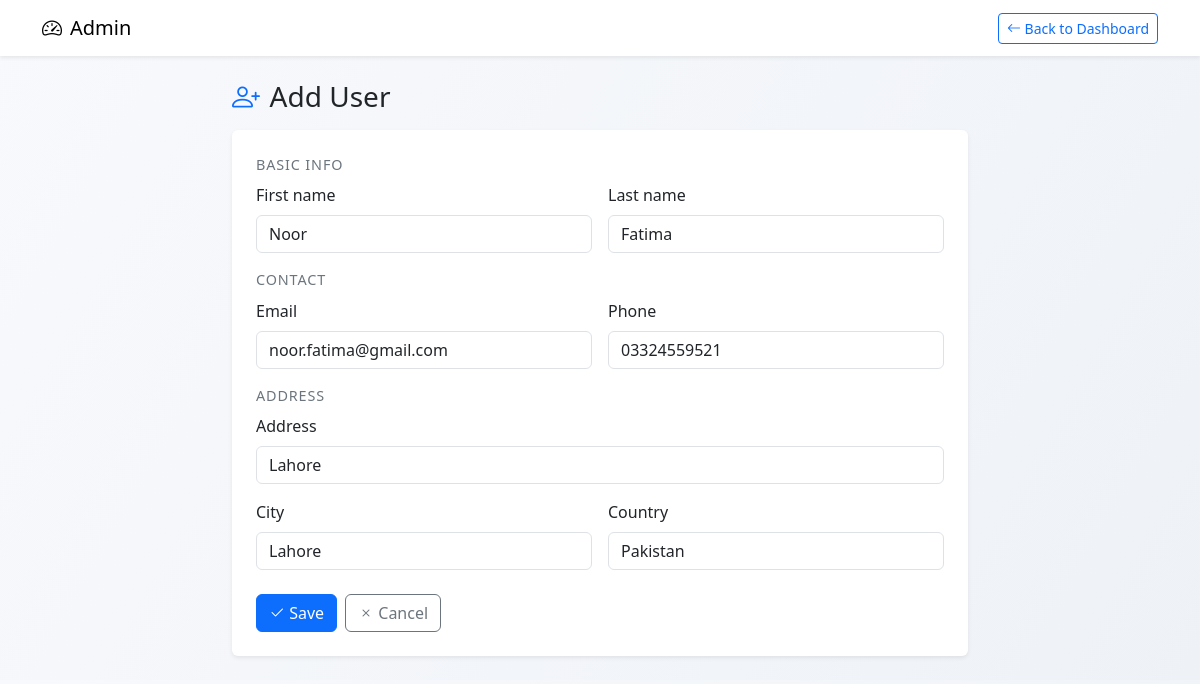
The page /dashboard/custom-users/3/edit/ (signed in) on the database its author committed.
### dashboard/models.py (models this page shows, shortened)
class UserDetail(models.Model):
	first_name = models.CharField(max_length=100)
	last_name = models.CharField(max_length=100)
	email = models.EmailField(unique=True)
	phone = models.CharField(max_length=20, blank=True)
	address = models.CharField(max_length=255, blank=True)
	city = models.CharField(max_length=100, blank=True)
	country = models.CharField(max_length=100, blank=True)
	created_at = models.DateTimeField(auto_now_add=True)
	class Meta:
		db_table = 'User Details'
		ordering = ['-created_at']

### dashboard/views.py (the view)
# urls.py: path('custom-users/<int:custom_user_id>/edit/', views.custom_user_update, name='custom_user_update'),
@user_passes_test(superuser_required)
@require_http_methods(["GET", "POST"])
def custom_user_update(request, custom_user_id: int):
    custom_user = get_object_or_404(UserDetail, pk=custom_user_id)
    if request.method == 'POST':
        form = UserDetailForm(request.POST, instance=custom_user)
        if form.is_valid():
            form.save()
            messages.success(request, 'User updated successfully.')
            return redirect(reverse('users_list'))
    else:
        form = UserDetailForm(instance=custom_user)
    return render(request, 'user_form.html', {'form': form})

### dashboard/forms.py
class UserDetailForm(forms.ModelForm):
	class Meta:
		model = UserDetail
		fields = ['first_name', 'last_name', 'email', 'phone', 'address', 'city', 'country']
		widgets = {
			'first_name': forms.TextInput(attrs={'class': 'form-control', 'placeholder': 'First name'}),
			'last_name': forms.TextInput(attrs={'class': 'form-control', 'placeholder': 'Last name'}),
			'email': forms.EmailInput(attrs={'class': 'form-control', 'placeholder': 'name@example.com'}),
			'phone': forms.TextInput(attrs={'class': 'form-control', 'placeholder': '+1 555-123-4567'}),
			'address': forms.TextInput(attrs={'class': 'form-control', 'placeholder': 'Street, number, apartment'}),
			'city': forms.TextInput(attrs={'class': 'form-control', 'placeholder': 'City'}),
			'country': forms.TextInput(attrs={'class': 'form-control', 'placeholder': 'Country'}),
		}

### dashboard/views.py (called while the page is built)
def superuser_required(user):
	return user.is_authenticated and user.is_superuser

### templates/user_form.html (shortened to what this page needs)
{% load static %}
<!DOCTYPE html>
<html lang="en">
	<head>
		<link href="https://cdn.jsdelivr.net/npm/bootstrap@5.3.3/dist/css/bootstrap.min.css" rel="stylesheet" />
		<link href="https://cdn.jsdelivr.net/npm/bootstrap-icons@1.11.3/font/bootstrap-icons.css" rel="stylesheet" />
	</head>
	<body>
		<nav class="navbar navbar-light bg-white shadow-sm">
			<div class="container">
				<a class="navbar-brand d-flex align-items-center gap-2" href="/dashboard/">
					<i class="bi-speedometer2"></i>
					<span>Admin</span>
				</a>
				<div class="ms-auto">
					<a href="/dashboard/" class="btn btn-outline-primary btn-sm"><i class="bi-arrow-left"></i> Back to Dashboard</a>
				</div>
			</div>
		</nav>
		<div class="container py-4">
			<div class="row justify-content-center">
				<div class="col-lg-9 col-xl-8">
					<div class="d-flex justify-content-between align-items-center mb-3">
						<h1 class="h3 page-heading mb-0"><i class="bi-person-plus text-primary"></i> Add User</h1>
					</div>
					<div class="card shadow-sm border-0">
						<div class="card-body p-4">
							<form method="post" novalidate>
								<p class="form-section-title mb-2">Basic Info</p>
								<div class="row g-3 mb-3">
									<div class="col-md-6">
										<label class="form-label">First name</label>
										{{ form.first_name }}
									</div>
									<div class="col-md-6">
										<label class="form-label">Last name</label>
										{{ form.last_name }}
									</div>
								</div>
								<p class="form-section-title mb-2">Contact</p>
								<div class="row g-3 mb-3">
									<div class="col-md-6">
										<label class="form-label">Email</label>
										{{ form.email }}
									</div>
									<div class="col-md-6">
										<label class="form-label">Phone</label>
										{{ form.phone }}
									</div>
								</div>
								<p class="form-section-title mb-2">Address</p>
								<div class="row g-3">
									<div class="col-12">
										<label class="form-label">Address</label>
										{{ form.address }}
									</div>
									<div class="col-md-6">
										<label class="form-label">City</label>
										{{ form.city }}
									</div>
									<div class="col-md-6">
										<label class="form-label">Country</label>
										{{ form.country }}
									</div>
								</div>
								<div class="mt-4 d-flex gap-2">
									<button type="submit" class="btn btn-primary"><i class="bi-check2"></i> Save</button>
									<a href="/dashboard/" class="btn btn-outline-secondary"><i class="bi-x"></i> Cancel</a>
								</div>
							</form>
						</div>
					</div>
				</div>
			</div>
		</div>
	</body>
</html>

### templates/user_form.html (style rules this page uses)
body { background: linear-gradient(120deg, #f8f9fc 0%, #eef2f7 100%); }
.page-heading { display:flex; align-items:center; gap:.6rem; }
.form-section-title { font-size: .9rem; text-transform: uppercase; color:#6c757d; letter-spacing:.06em; }

### rows shown on the page
UserDetail: first_name "Noor", last_name "Fatima", email "noor.fatima@gmail.com", phone "03324559521", address "Lahore", city "Lahore", country "Pakistan"
